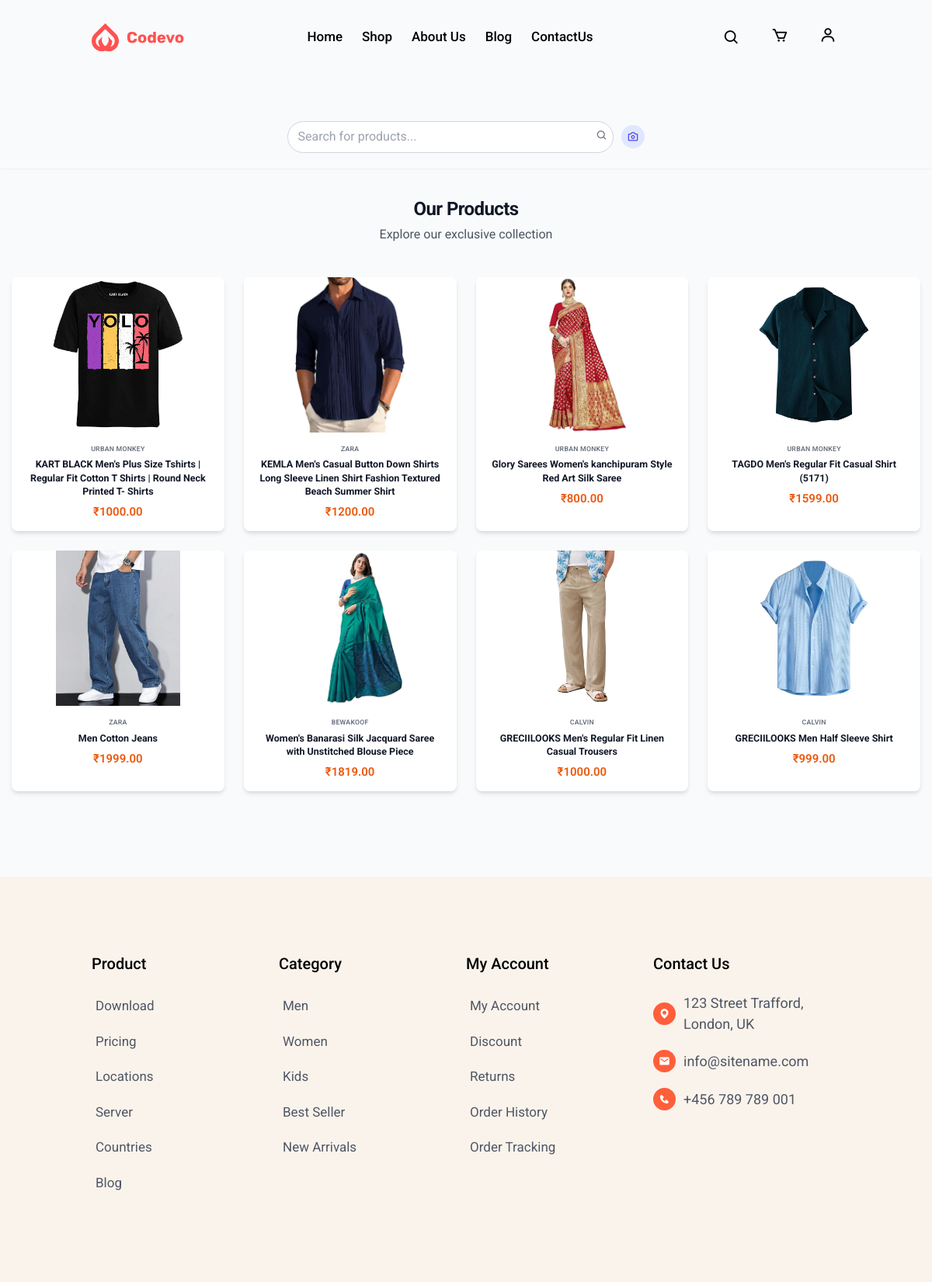
Page /shop on the committed database.
### ecommerceapp/models.py (models this page shows, shortened)
class Product(models.Model):
    SIZE_TYPE_CHOICES = [
        ("alphabet", "Alphabetic Sizes"),
        ("numeric", "Numeric Sizes")
    ]
    product_id = models.UUIDField(default=uuid.uuid4, editable=False, unique=True)
    name = models.CharField(max_length=255)
    brand = models.ForeignKey(Brand, on_delete=models.CASCADE)
    category = models.ForeignKey(Category, on_delete=models.CASCADE)
    price = models.DecimalField(max_digits=10, decimal_places=2)
    discount_price = models.DecimalField(max_digits=10, decimal_places=2, blank=True, null=True)
    color = models.CharField(max_length=50, blank=True, null=True)
    image = models.ImageField(upload_to="products/")
    feature_vector = models.BinaryField(blank=True, null=True)
    size_type = models.CharField(max_length=10, choices=SIZE_TYPE_CHOICES, default="alphabet")
    stock_available = models.BooleanField(default=True)
    description = models.TextField(blank=True, null=True)
    material = models.TextField(blank=True, null=True)
    product_code = models.CharField(max_length=100, unique=True, blank=True)  # Allow blank, but ensure unique values
    package_contains = models.CharField(max_length=255, blank=True, null=True)
    marketed_by = models.TextField(blank=True, null=True)
    imported_by = models.TextField(blank=True, null=True)
    country_of_origin = models.CharField(max_length=100, blank=True, null=True)
    net_quantity = models.CharField(max_length=50, blank=True, null=True)
    customer_care_address = models.TextField(blank=True, null=True)
    commodity = models.CharField(max_length=255, blank=True, null=True)
    is_visible = models.BooleanField(default=True, help_text="Uncheck to hide the product from customers.")

### authapp/models.py (models this page shows, shortened)
class Brand(models.Model):
    login = models.OneToOneField(Login, on_delete=models.CASCADE, primary_key=True)
    brand_name = models.CharField(
        max_length=100,
        verbose_name="Brand Name",
        default="Unknown Brand"
    )
    representative_name = models.CharField(
        max_length=100,
        verbose_name="Representative Name",
        default="Unknown Representative"
    )
    phone = models.CharField(
        max_length=10,
        validators=[RegexValidator(regex=r'^[6789]\d{9}$', message="Enter a valid 10-digit phone number.")],
        verbose_name="Phone Number",
        default="0000000000"
    )
    address = models.TextField(
        verbose_name="Business Address",
        default="No address provided"
    )
    pincode = models.CharField(
        max_length=6,
        blank=True,
        null=True,
        validators=[RegexValidator(regex=r'^\d{6}$', message="Pincode must be 6 digits.")],
        verbose_name='Pincode'
    )
    logo = models.ImageField(
        upload_to="brand_logos/",
        verbose_name="Brand Logo",
        blank=True,
        null=True
    )
    pan_card = models.CharField(
        max_length=10,
        validators=[RegexValidator(
            regex=r'^[A-Z]{5}[0-9]{4}[A-Z]{1}$',
            message="Enter a valid PAN card number (format: ABCDE1234F)"
        )],
        verbose_name="PAN Card Number",
        blank=True,
        null=True
    )
    gstin = models.CharField(
        max_length=15,
        validators=[RegexValidator(
            regex=r'^[0-9]{2}[A-Z]{5}[0-9]{4}[A-Z]{1}[1-9A-Z]{1}Z[0-9A-Z]{1}$',
            message="Enter a valid GSTIN number"
        )],
        verbose_name="GSTIN",
        blank=True,
        null=True
    )
    bank_account_number = models.CharField(
        max_length=18,
        verbose_name="Bank Account Number",
        blank=True,
        null=True
    )
    ifsc_code = models.CharField(
        max_length=11,
        validators=[RegexValidator(
            regex=r'^[A-Z]{4}0[A-Z0-9]{6}$',
            message="Enter a valid IFSC code (format: ABCD0123456)"
        )],
        verbose_name="IFSC Code",
        blank=True,
        null=True
    )
    aadhaar_photo = models.ImageField(
        upload_to="aadhaar_photos/",
        verbose_name="Aadhaar Card Photo",
        blank=True,
        null=True
    )
    class Meta:
        verbose_name_plural = "Brands"

### ecommerceapp/views.py (the view, shortened to what this page needs)
# urls.py: path('shop',views.shop,name='shop'),
def shop(request):
    products = Product.objects.filter(is_visible=True)
    search_query = request.POST.get("search_query", "").strip()
    return render(
        request,
        'shop.html',
        {
            "products": products,
            "search_query": search_query,
        }
    )

### ecommerceapp/context_processors.py (called while the page is built)
def brand_context(request):
    if request.user.is_authenticated:
        brand = Brand.objects.filter(login=request.user).first()  # Use 'login' instead of 'user'
        return {'brand': brand}  # Pass brand info to templates
    return {}  # Empty if user not logged in

### templates/shop.html (shortened to what this page needs)
{% load static %}
{% include "header.html" %}
<!DOCTYPE html>
<html lang="en">
<head>
    <link href="https://unpkg.com/boxicons@2.0.9/css/boxicons.min.css" rel="stylesheet">
    <script src="https://cdn.tailwindcss.com"></script>
</head>
<body class="bg-gray-50">
    <section class="py-8 bg-gray shadow-sm">
        <div class="container mx-auto px-4">
            <form method="POST" enctype="multipart/form-data" class="flex items-center justify-center gap-4">
                <div class="relative flex-grow max-w-2xl">
                    <input
                        type="text"
                        name="search_query"
                        id="searchInput"
                        placeholder="Search for products..."
                        value="{{ search_query|default:'' }}"
                        onkeypress="if(event.key === 'Enter') this.form.submit();"
                        class="w-full py-3 px-5 pr-12 rounded-full border border-gray-300 focus:outline-none focus:ring-2 focus:ring-indigo-500 focus:border-transparent"
                    />
                    <button type="submit" class="absolute right-3 top-1/2 transform -translate-y-1/2 text-gray-500 hover:text-indigo-600">
                        <i class="bx bx-search text-2xl"></i>
                    </button>
                </div>
                <button
                    type="button"
                    onclick="openCameraInput()"
                    class="flex items-center justify-center w-12 h-12 rounded-full bg-indigo-100 text-indigo-600 hover:bg-indigo-200 transition-colors"
                >
                    <i class="bx bx-camera text-2xl"></i>
                </button>
            </form>
        </div>
    </section>
    <section class="section products py-16 flex-grow">
        <div class="title text-center mb-12">
            <h2 class="text-4xl font-bold text-gray-900 tracking-tight">Our Products</h2>
            <p class="mt-2 text-gray-600">Explore our exclusive collection</p>
        </div>
        <div class="container max-w-screen-xl mx-auto px-6">
            {% if products %}
            <div class="grid grid-cols-1 sm:grid-cols-2 md:grid-cols-3 lg:grid-cols-4 gap-10">
                {% for product in products %}
                <a href="{% url 'login' %}" class="block group bg-white rounded-xl shadow-md overflow-hidden transform transition-all duration-300 hover:shadow-xl hover:-translate-y-1">
                    <div class="relative">
                        <img src="{{ product.image.url }}" alt="{{ product.name }}"
                            class="w-full h-80 object-contain transition-transform duration-300 group-hover:scale-105"/>
                    </div>
                    <div class="p-6 text-center">
                        <h3 class="text-sm font-semibold text-gray-500 uppercase tracking-wide">{{ product.brand.brand_name }}</h3>
                        <h4 class="text-xl font-bold text-gray-900 mt-2">{{ product.name }}</h4>
                        <span class="text-2xl font-semibold text-orange-600 mt-3 block">₹{{ product.price }}</span>
                    </div>
                </a>
                {% endfor %}
            </div>
            {% else %}
            <p class="text-center text-gray-500 text-lg py-10 col-span-full">No products available.</p>
            {% endif %}
        </div>
    </section>
    {% include "footer.html" %}
</body>
</html>

### static/ecommerceapp/css/styles.css (style rules this page uses)
:root { --primary-color: #ff5e3a; --default-color: #4f5665; --black-color: #000; --grey-color: #f0f0f0; --white-color: #fff; --lightpink: #ffcce0; --blue: #1a1aff; --custom: #1a1aff; --color: #4d4d4d; --lightblue: #ccccff; --box-shadow-1: 0 5px 15px rgba(0, 0, 0, 0.1); --box-shadow-2: 0 5px 15px rgba(255, 94, 58, 0.2); --gradient: linear-gradient(to bottom, #fccb90, #ff9a9e); --btn-gradient: linear-gradient(to bottom, #ff5151 50%, #ff5e3a); }
*, *::after, *::before { box-sizing: inherit; margin: 0; padding: 0; border: none; outline: none; }
html { font-size: 62.5%; box-sizing: border-box; }
body { font-family: "Roboto", sans-serif; font-size: 1.6rem; font-weight: 400; color: var(--black-color); background-color: var(--white-color); }
h1, h2, h3, h4 { color: var(--black-color); line-height: 1.2; font-weight: 500; }
a { text-decoration: none; color: inherit; }
section { padding: 5rem 0 5rem; overflow: hidden; }
p { line-height: 3rem; }
img { max-width: 100%; height: auto; }
.container { max-width: 120rem; padding: 0 3rem; margin: auto; }
.section .title { text-align: center; margin-bottom: 5rem; }
.section .title h2 { font-size: 2.4rem; }
.products { padding: 5rem 0; }
.products .title { text-align: center; margin-bottom: 4rem; }

### rows in the picture
Product: image (picture), brand.brand_name "URBAN MONKEY", name "KART BLACK Men's Plus Size Tshirts | Regular Fit Cotton T Shirts | Round Neck Printed T- Shirts", price "1000.00"
Product: image (picture), brand.brand_name "ZARA", name "KEMLA Men's Casual Button Down Shirts Long Sleeve Linen Shirt Fashion Textured Beach Summer Shirt", price "1200.00"
Product: image (picture), brand.brand_name "URBAN MONKEY", name "Glory Sarees Women's kanchipuram Style Red Art Silk Saree", price "800.00"
Product: image (picture), brand.brand_name "URBAN MONKEY", name "TAGDO Men's Regular Fit Casual Shirt (5171)", price "1599.00"
Product: image (picture), brand.brand_name "ZARA", name "Men Cotton Jeans", price "1999.00"
Product: image (picture), brand.brand_name "BEWAKOOF", name "Women's Banarasi Silk Jacquard Saree with Unstitched Blouse Piece", price "1819.00"
Product: image (picture), brand.brand_name "CALVIN", name "GRECIILOOKS Men's Regular Fit Linen Casual Trousers", price "1000.00"
Product: image (picture), brand.brand_name "CALVIN", name "GRECIILOOKS Men Half Sleeve Shirt", price "999.00"
